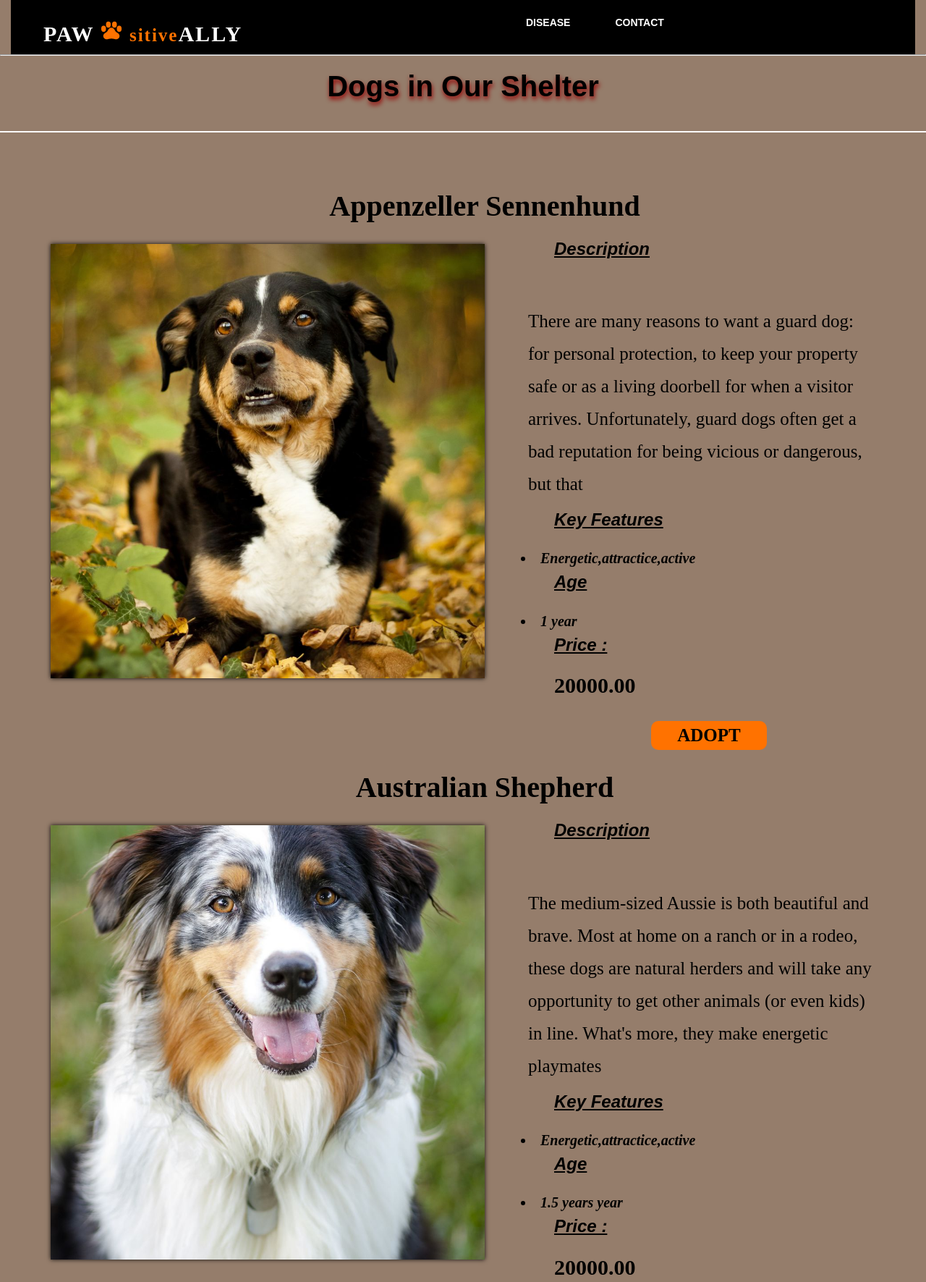
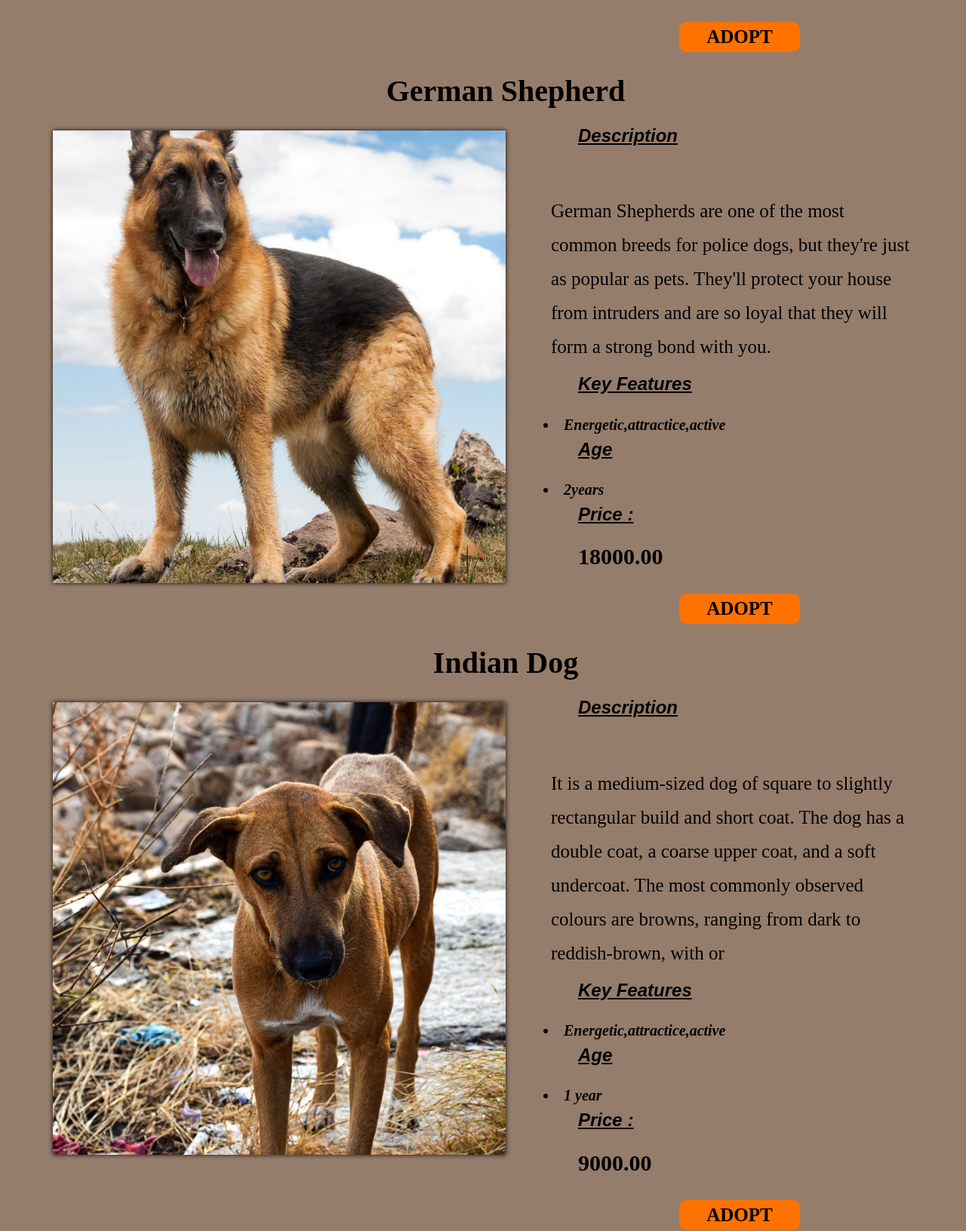
The app's page /dogbreed.php (upper part) with its own data (2 pictures, top to bottom).
### tables this page shows
CREATE TABLE `dog_prov` (
  `id` int(11) NOT NULL,
  `parent_name` varchar(255) NOT NULL,
  `pet_breed` varchar(255) NOT NULL,
  `contact_number` decimal(10,0) NOT NULL,
  `pet_description` varchar(255) NOT NULL,
  `price` decimal(7,2) NOT NULL,
  `pet_age` varchar(50) NOT NULL,
  `pet_image` varchar(255) NOT NULL,
  `donation_date` date NOT NULL DEFAULT current_timestamp()
);

### dogbreed.php (the view, shortened to what this page needs)
<!DOCTYPE html>
<html lang="en">
<head>
    <link rel="stylesheet" href="dog breed.css">
</head>
<body>
    <div class="navbar">
        <div class="icon">
            <h2 class="logo"></h2>
            <div class="content">
                <h1>
                    PAW
                     <a href="#"><ion-icon name="paw-sharp"></ion-icon></a>
                    <span >sitive</span>ALLY
                </h1>
                </div>
        </div>
        <div class="menu">
            <ul>
                <li><a href="disease.html">DISEASE</a></li>
                <li><a href="ContactUs.php">CONTACT</a></li>
            </ul>
        </div>
        </div>
        <hr>
        <h1 id="head" >Dogs in Our Shelter</h1><br>
    <div class="dogs">
    <?php
include 'connect.php';
$sql = "SELECT * FROM dog_prov ORDER BY id";
$result = $con->query($sql);
if ($result->num_rows > 0) {
    while ($row = $result->fetch_assoc()) {
        $petName = $row["pet_breed"];
        $id = $row["id"];
        $petImage = $row["pet_image"];
        $petDescription = $row["pet_description"];
        $petAge = $row["pet_age"];
        $petPrice = $row["price"];
    echo '<div class="dog">';
        echo '<h1 id="l">' . $petName . '</h1>';
        echo '<img src="' . $petImage . '" alt="' . $petName . '">';
        echo '<h2>Description</h2>';
        echo '<p>' . $petDescription . '</p>';
        echo '<h2>Key Features</h2>';
        echo '<li>Energetic,attractice,active</li>';
        echo '<h2>Age</h2>';
        echo '<li>' . $petAge. '</li>';
        echo '<h2>Price :</h2>';
        echo '<h3>' . $petPrice . '</h3>';
        echo '<button class="cn" data-dog-id="' . $id . '"><a href="#"><b>ADOPT</b></a></button>';
        echo '</div>';
    }
} else {
    echo "No pet donations found.";
}
?>
    </div>
</body>
</html>

### dog breed.css (style rules this page uses)
* { margin: 0; padding: 0; box-sizing: border-box; font-family:'Times New Roman', Times, serif; }
body { line-height: 0.6; background-color: #583215a1; }
.navbar { width: 1250px; height: 75px; margin: auto; background-color: #000; }
.icon { width: 200px; float: left; height: 70px; }
.logo { background-image: url("black paw.png"); opacity: .5; border-radius: 50%; background-size: cover; height: 40px; width: 40px; padding-left: 20px; float: left; padding-top: 10px; margin-top: 13px ; padding-right: 2px; margin-right: 5px; }
.menu { width: 600px; float: right; height: 70px; }
ul { float: left; display: flex; justify-content: center; align-items: center; }
ul li { list-style: none; margin-left: 62px; margin-top: 27px; font-size: 14px; }
ul li a { text-decoration: none; color: #fff; font-family: Arial; font-weight: bold; transition: 0.4s ease-in-out; }
.content { width: 900px; height: auto; margin: auto; color: #fff; position: relative; }
.content h1 { font-family: 'Times New Roman', Times, serif; font-size: 30px; padding-left: 10px; margin-top: 3%; letter-spacing: 2px; margin-left: 5px; }
.content span { color: #ff7200; font-size: 25px }
ion-icon { color:#ff7200; }
#head { text-align: center; font-family: 'Franklin Gothic Medium', 'Arial Narrow', Arial, sans-serif; margin-top: 30px; font-size: 40px; margin-bottom: 20px; padding-bottom: 50px; border-bottom: 2px solid #ffffff; text-shadow: 1px 4px 6px #950000fb; }
.cn { width: 160px; height: 40px; background: #ff7200; border: none; margin-bottom: 10px; margin-left: 200px; font-size: 18px; border-radius: 10px; cursor: pointer; transition: .4s ease; margin-top: 0; float: right; margin-right: 210px; }
.cn a { text-decoration: none; color: #000; transition: .3s ease; font-size: 25px; }
.dogs { width: 100%; display: flex; justify-content: space-between; flex-wrap: wrap; max-width: 1200px; margin: 0 auto; margin:30px 50px 20px 70px; }
.dog img { width: 50%; height: 600px; object-fit: cover; transition: opacity 0.4s ease-in-out ; float: left; margin-bottom: 50px; box-shadow: 0 0 6px rgba(0, 0, 2, 0.9);; }
.dog p { margin: 70px 60px 10px 55%; line-height: 45px; font-size: large; font-weight: 400; font-size: 25px; }
.dog h1 { margin-bottom: 40px; margin-top: 30px; text-align: center; font-size: 40px; }
.dog h2 { margin-bottom: 40px; margin-top: 20px; margin-left: 58%; font-family:'Gill Sans', 'Gill Sans MT', Calibri, 'Trebuchet MS', sans-serif; font-style: italic; text-decoration: underline; }
.dog h3 { width: 200px; margin-bottom: 40px; margin-top: 30px; margin-left: 58%; font-weight: 700; font-size: 30px; }
.dog li { margin-left: 650px; font-style: italic; font-size: 20px; font-weight: bold; }

### records on screen
dog_prov: pet_breed "Appenzeller Sennenhund", pet_image (picture), pet_description "There are many reasons to want a guard dog: for personal protection, to keep your property safe or as a living doorbell for when a visitor arrives. Unfortunately, guard dogs often get a bad reputation for being vicious or dangerous, but that", pet_age "1 year", price "20000.00"
dog_prov: pet_breed "Australian Shepherd", pet_image (picture), pet_description "The medium-sized Aussie is both beautiful and brave. Most at home on a ranch or in a rodeo, these dogs are natural herders and will take any opportunity to get other animals (or even kids) in line. What's more, they make energetic playmates", pet_age "1.5 years year", price "20000.00"
dog_prov: pet_breed "German Shepherd", pet_image (picture), pet_description "German Shepherds are one of the most common breeds for police dogs, but they're just as popular as pets. They'll protect your house from intruders and are so loyal that they will form a strong bond with you.", pet_age "2years", price "18000.00"
dog_prov: pet_breed "Indian Dog", pet_image (picture), pet_description "It is a medium-sized dog of square to slightly rectangular build and short coat. The dog has a double coat, a coarse upper coat, and a soft undercoat. The most commonly observed colours are browns, ranging from dark to reddish-brown, with or", pet_age "1 year", price "9000.00"
